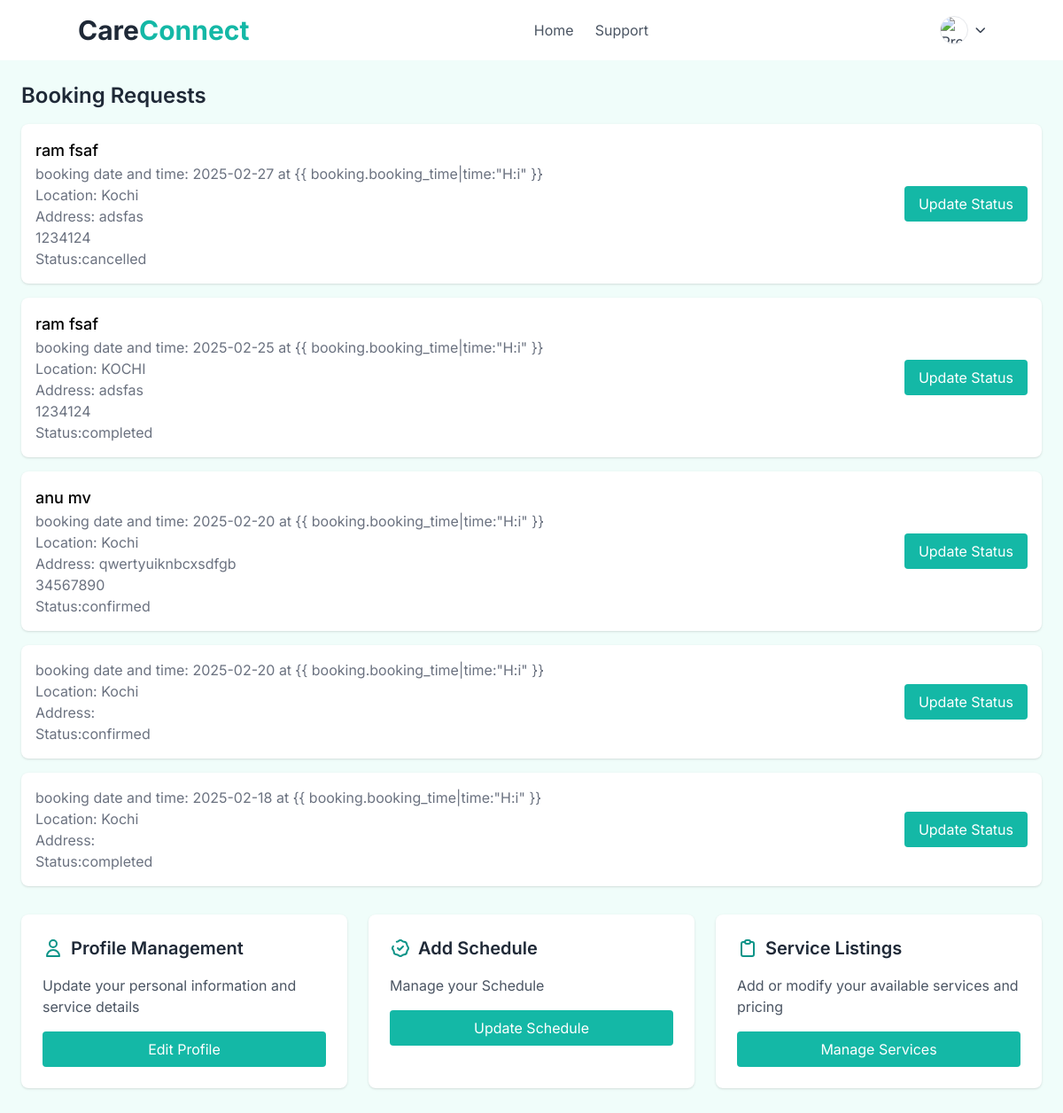
Screenshot of /accounts/dashboard/ (signed in) with the database file from the repository.
### services/models.py (models this page shows, shortened)
class Booking(models.Model):
    service = models.ForeignKey(Service, on_delete=models.CASCADE, related_name='bookings')
    customer = models.ForeignKey(User, on_delete=models.CASCADE, related_name='bookings')
    provider = models.ForeignKey(ServiceProvider, on_delete=models.CASCADE, related_name='provider_bookings')
    booking_date = models.DateField()
    booking_time = models.TimeField()
    STATUS_CHOICES = [
        ('pending', 'Pending'),
        ('confirmed', 'Confirmed'),
        ('in_progress', 'In Progress'),
        ('completed', 'Completed'),
        ('cancelled', 'Cancelled')
    ]
    status = models.CharField(max_length=20, choices=STATUS_CHOICES, default='pending')
    total_amount = models.DecimalField(max_digits=10, decimal_places=2)
    special_instructions = models.TextField(blank=True, null=True)
    service_location = models.TextField()
    created_at = models.DateTimeField(auto_now_add=True)
    updated_at = models.DateTimeField(auto_now=True)

### accounts/models.py (models this page shows, shortened)
class User(AbstractUser):
    phone_number = models.CharField(max_length=20)
    address = models.TextField()
    city = models.CharField(max_length=100)
    state = models.CharField(max_length=100)
    zip_code = models.CharField(max_length=20)
    user_type = models.CharField(max_length=20, choices=[
        ('customer', 'Customer'),
        ('service_provider', 'Service Provider')
    ])
    created_at = models.DateTimeField(auto_now_add=True)
    updated_at = models.DateTimeField(auto_now=True)
    profile_picture = models.ImageField(upload_to='profile_pictures/', null=True, blank=True)
    is_verified = models.BooleanField(default=False)
    bio = models.TextField(blank=True)
    preferred_communication = models.CharField(
        max_length=20,
        choices=[
            ('email', 'Email'),
            ('phone', 'Phone'),
            ('both', 'Both')
        ],
        default='email'
    )
    account_status = models.CharField(
        max_length=20,
        choices=[
            ('active', 'Active'),
            ('inactive', 'Inactive'),
            ('suspended', 'Suspended')
        ],
        default='active'
    )

### accounts/views.py (the view)
# urls.py: path('dashboard/', views.ProviderDashboardView.as_view(), name='provider_dashboard'),
class ProviderDashboardView(LoginRequiredMixin, UserPassesTestMixin, ListView):
    model = Booking
    template_name = 'Service_Dashboard.html'  # This should match your template filename
    context_object_name = 'recent_bookings'
    def test_func(self):
        return self.request.user.user_type == 'service_provider'
    def get_queryset(self):
        return Booking.objects.filter(
            provider__user=self.request.user
        ).order_by('-created_at')[:5]
    def get_context_data(self, **kwargs):
        context = super().get_context_data(**kwargs)
        provider = self.request.user.serviceprovider
        today = datetime.now().date()
        context.update({
            'days_of_week': ['monday', 'tuesday', 'wednesday', 'thursday', 'friday', 'saturday', 'sunday'],
            'morning_hours': ['6', '7', '8', '9', '10', '11', '12'],
            'afternoon_hours': ['13', '14', '15', '16', '17', '18', '19'],
            'pending_bookings': Booking.objects.filter(
                provider=provider,
                status='pending'
            ).count(),
            'today_bookings': Booking.objects.filter(
                provider=provider,
                booking_date=today
            ),
            'services': Service.objects.filter(provider=provider),
        })
        return context

### templates/Service_Dashboard.html (shortened to what this page needs)
{% extends 'base.html' %}
{% load static %}
{% block content %}
<div class="min-h-screen bg-teal-50 p-6">
    <div class="mb-8">
        <h2 class="text-2xl font-semibold mb-4 text-gray-800">Booking Requests</h2>
        <div class="space-y-4">
            {% for booking in recent_bookings %}
            {% if recent_bookings %}
            <div class="bg-white rounded-lg shadow p-4">
                <div class="flex flex-col md:flex-row justify-between items-start md:items-center gap-4">
                    <div>
                        <h3 class="font-medium text-lg">{{ booking.customer.get_full_name }}</h3>
                        <p class="text-gray-500">booking date and time: {{ booking.booking_date|date:"Y-m-d" }} at {{
                            booking.booking_time|time:"H:i" }}</p>
                        <p class="text-gray-500">Location: {{ booking.service_location}}</p>
                        <p class="text-gray-500">Address: {{ booking.customer.address}}</p>
                        <p class="text-gray-500">{{ booking.customer.phone_number}}</p>
                        <p class="text-gray-500">Status:{{ booking.status}}</p>
                    </div>
                    <div class="flex gap-2">
                        <a href="{% url 'services:update_booking_status' pk=booking.pk %}"
                           class="px-4 py-2 bg-teal-500 text-white rounded hover:bg-teal-600 transition-colors">
                            Update Status
                        </a>
                    </div>
                </div>
            </div>
            {% else %}
            <div class="bg-white rounded-lg shadow p-4">
                <p class="text-center text-gray-500">No booking requests found.</p>
            </div>
            {% endif %}
            {% endfor %}
        </div>
    </div>
    <div class="grid grid-cols-1 md:grid-cols-3 gap-6">
        <div class="bg-white rounded-lg shadow p-6">
            <div class="flex items-center mb-4">
                <svg class="w-6 h-6 text-teal-600 mr-2" fill="none" stroke="currentColor" viewBox="0 0 24 24">
                    <path stroke-linecap="round" stroke-linejoin="round" stroke-width="2"
                        d="M16 7a4 4 0 11-8 0 4 4 0 018 0zM12 14a7 7 0 00-7 7h14a7 7 0 00-7-7z" />
                </svg>
                <h3 class="text-xl font-semibold text-gray-800">Profile Management</h3>
            </div>
            <p class="text-gray-600 mb-4">Update your personal information and service details</p>
            <a href=""
                class="block w-full px-4 py-2 bg-teal-500 text-white rounded hover:bg-teal-600 transition-colors text-center">
                Edit Profile
            </a>
        </div>
        <div class="bg-white rounded-lg shadow p-6">
            <div class="flex items-center mb-4">
                <h3 class="text-xl font-semibold text-gray-800">Add Schedule</h3>
            </div>
            <p class="text-gray-600 mb-4">Manage your Schedule</p>
            <a href="{% url 'services:shedule_add'%}"
                class="block w-full px-4 py-2 bg-teal-500 text-white rounded hover:bg-teal-600 transition-colors text-center">
                Update Schedule
            </a>
        </div>
        <div class="bg-white rounded-lg shadow p-6">
            <div class="flex items-center mb-4">
                <svg class="w-6 h-6 text-teal-600 mr-2" fill="none" stroke="currentColor" viewBox="0 0 24 24">
                    <path stroke-linecap="round" stroke-linejoin="round" stroke-width="2"
                        d="M9 5H7a2 2 0 00-2 2v12a2 2 0 002 2h10a2 2 0 002-2V7a2 2 0 00-2-2h-2M9 5a2 2 0 002 2h2a2 2 0 002-2M9 5a2 2 0 012-2h2a2 2 0 012 2" />
                </svg>
                <h3 class="text-xl font-semibold text-gray-800">Service Listings</h3>
            </div>
            <p class="text-gray-600 mb-4">Add or modify your available services and pricing</p>
            <a href="{% url 'services:service_add'%}"
                class="block w-full px-4 py-2 bg-teal-500 text-white rounded hover:bg-teal-600 transition-colors text-center">
                Manage Services
            </a>
        </div>
    </div>
</div>
{% endblock %}

### templates/base.html (style rules this page uses)
body { font-family: 'Inter', sans-serif; }

### rows the page displays
Booking: customer.get_full_name "ram fsaf", booking_date "2025-02-27", service_location "Kochi", customer.address "adsfas", customer.phone_number "1234124", status "cancelled"
Booking: customer.get_full_name "ram fsaf", booking_date "2025-02-25", service_location "KOCHI", customer.address "adsfas", customer.phone_number "1234124", status "completed"
Booking: customer.get_full_name "anu mv", booking_date "2025-02-20", service_location "Kochi", customer.address "qwertyuiknbcxsdfgb", customer.phone_number "34567890", status "confirmed"
Booking: booking_date "2025-02-20", service_location "Kochi", status "confirmed"
Booking: booking_date "2025-02-18", service_location "Kochi", status "completed"
